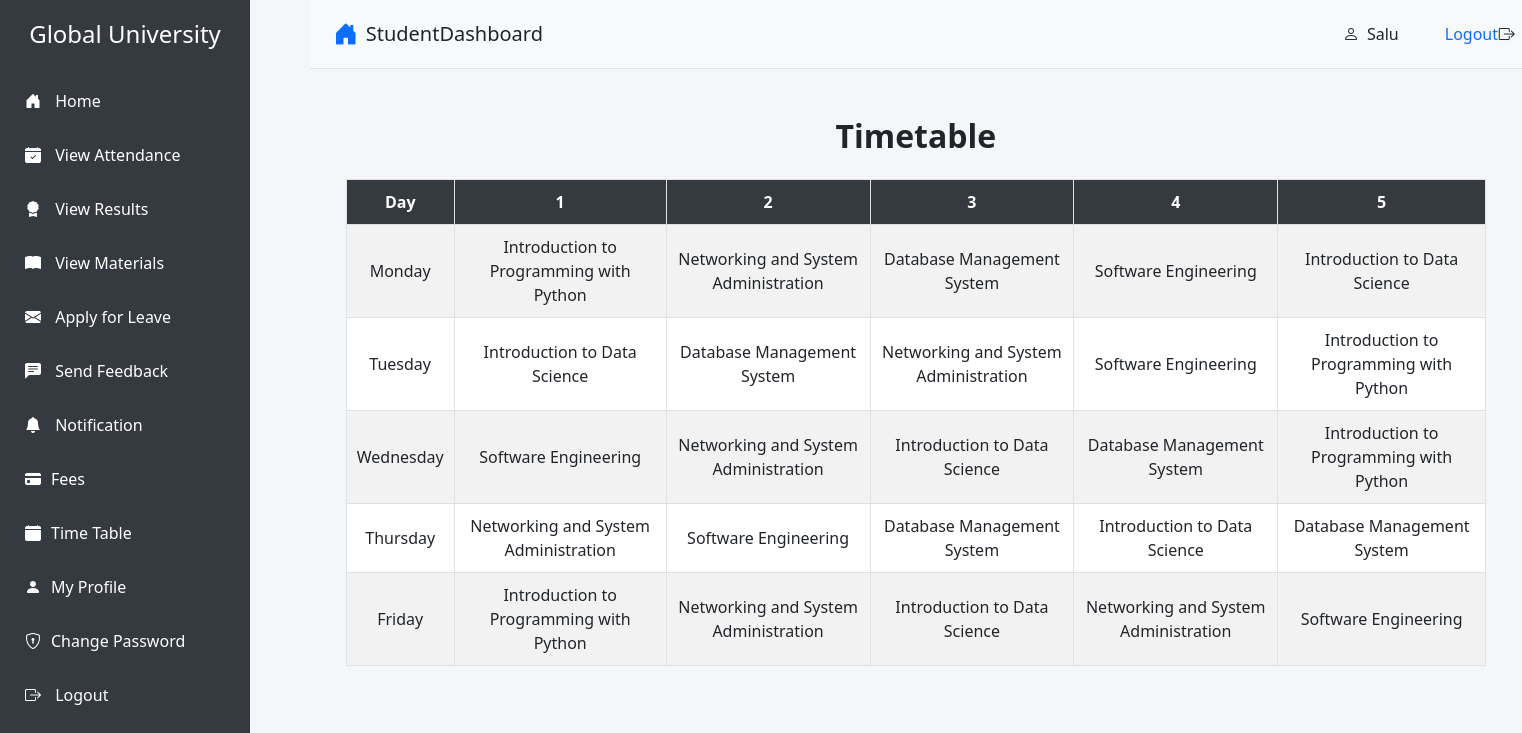
/student/timetable/ (signed in), run on the app's committed database.
### student/models.py (models this page shows, shortened)
class Timetable(models.Model):
    DAYS_OF_WEEK = [
        ('monday', 'Monday'),
        ('tuesday', 'Tuesday'),
        ('wednesday', 'Wednesday'),
        ('thursday', 'Thursday'),
        ('friday', 'Friday'),
    ]
    day = models.CharField(max_length=10, choices=DAYS_OF_WEEK)
    time_slot_1 = models.ForeignKey(Subject, on_delete=models.SET_NULL, null=True, blank=True, related_name='monday_slot_1')
    time_slot_2 = models.ForeignKey(Subject, on_delete=models.SET_NULL, null=True, blank=True, related_name='monday_slot_2')
    time_slot_3 = models.ForeignKey(Subject, on_delete=models.SET_NULL, null=True, blank=True, related_name='monday_slot_3')
    time_slot_4 = models.ForeignKey(Subject, on_delete=models.SET_NULL, null=True, blank=True, related_name='monday_slot_4')
    time_slot_5 = models.ForeignKey(Subject, on_delete=models.SET_NULL, null=True, blank=True, related_name='monday_slot_5')
    session_year = models.ForeignKey(SessionYearModel, on_delete=models.CASCADE)

class Subject(models.Model):
    name = models.CharField(max_length=100, unique=True)
    description = models.TextField()
    course = models.ForeignKey(Course, on_delete=models.CASCADE, default=1) #need to give defauult course
    staff= models.ForeignKey(Staff, on_delete=models.CASCADE)

### student/views.py (the view)
# urls.py: path('timetable/', views.student_timetable, name='student_timetable'),
def student_timetable(request):
    if hasattr(request.user, 'student') and request.user.student.session_year_id:
        session_year_id = request.user.student.session_year_id.id
        timetable = Timetable.objects.filter(session_year_id=session_year_id)
    else:
        raise Http404("Session year not specified")
    context = {'timetable': timetable}
    return render(request, 'student/timetable.html', context)

### templates/student/timetable.html (shortened to what this page needs)
{% extends 'student/base.html' %}
{% block content %}
<div class="container mt-4">
    <h2 class="text-center mb-4">Timetable</h2>
    <table class="table table-bordered table-striped">
        <thead class="thead-dark">
            <tr>
                <th>Day</th>
                <th>1</th>
                <th>2</th>
                <th>3</th>
                <th>4</th>
                <th>5</th>
            </tr>
        </thead>
        <tbody>
            {% for day in timetable %}
            <tr>
                <td>{{ day.get_day_display }}</td>
                <td>
                    {% if day.time_slot_1 %}
                        {{ day.time_slot_1.name }}
                    {% else %}
                        No Subject
                    {% endif %}
                </td>
                <td>
                    {% if day.time_slot_2 %}
                        {{ day.time_slot_2.name }}
                    {% else %}
                        No Subject
                    {% endif %}
                </td>
                <td>
                    {% if day.time_slot_3 %}
                        {{ day.time_slot_3.name }}
                    {% else %}
                        No Subject
                    {% endif %}
                </td>
                <td>
                    {% if day.time_slot_4 %}
                        {{ day.time_slot_4.name }}
                    {% else %}
                        No Subject
                    {% endif %}
                </td>
                <td>
                    {% if day.time_slot_5 %}
                        {{ day.time_slot_5.name }}
                    {% else %}
                        No Subject
                    {% endif %}
                </td>
            </tr>
            {% endfor %}
        </tbody>
    </table>
</div>
{% endblock %}

### templates/student/base.html (shortened to what this page needs)
{% load static %}
<!DOCTYPE html>
<html lang="en">
<head>
    <link rel="stylesheet" href="https://cdn.jsdelivr.net/npm/bootstrap@5.3.0/dist/css/bootstrap.min.css">
    <link href="https://cdnjs.cloudflare.com/ajax/libs/bootstrap-icons/1.10.5/font/bootstrap-icons.min.css" rel="stylesheet">
</head>
<body>
    <div class="d-flex">
        {% include "student/sidebar.html" %}
        <div class="flex-grow-1">
            <header class="d-flex justify-content-between align-items-center px-4 py-3 border-bottom">
                <div class="d-flex align-items-center">
                    <i class="bi bi-house-door-fill me-2 fs-4 text-primary"></i>
                    <h1 class="h5 mb-0">StudentDashboard</h1>
                </div>
                <div class="d-flex align-items-center">
                    <div class="d-flex align-items-center" style="margin-left:-100px;">
                        <i class="bi bi-person me-2"></i> <span class="" style="margin-right:100px;" >{{ request.user.username }}</span>
                        <i class="bi bi-box-arrow-right"></i><a href="{% url 'staff:logout' %} " style="text-decoration: none; margin-left:-70px;"> Logout</a>
                    </div>
                </div>
            </header>
            <main class="p-4">
                {% block content %}
                {% endblock content %}
            </main>
        </div>
    </div>
</body>
</html>

### templates/student/base.html (style rules this page uses)
body { font-family: 'Arial', sans-serif; }
header { background-color: #f8f9fa; gap:900px }
header h1 { font-size: 20px; }

### templates/student/sidebar.html (style rules this page uses)
body { display: flex; min-height: 100vh; background-color: #f4f6f9; }

### templates/student/timetable.html (style rules this page uses)
.table th { background-color: #343a40; color: white; text-align: center; }
.table td { text-align: center; vertical-align: middle; }
.table td, .table th { padding: 10px; }
h2 { font-size: 2rem; font-weight: 600; }
.table-bordered { border-color: #dee2e6; }
.table-striped tbody tr:nth-of-type(odd) { background-color: #f2f2f2; }

### data on the page
Timetable: day "Monday", time_slot_1.name "Introduction to Programming with Python", time_slot_2.name "Networking and System Administration", time_slot_3.name "Database Management System", time_slot_4.name "Software Engineering", time_slot_5.name "Introduction to Data Science"
Timetable: day "Tuesday", time_slot_1.name "Introduction to Data Science", time_slot_2.name "Database Management System", time_slot_3.name "Networking and System Administration", time_slot_4.name "Software Engineering", time_slot_5.name "Introduction to Programming with Python"
Timetable: day "Wednesday", time_slot_1.name "Software Engineering", time_slot_2.name "Networking and System Administration", time_slot_3.name "Introduction to Data Science", time_slot_4.name "Database Management System", time_slot_5.name "Introduction to Programming with Python"
Timetable: day "Thursday", time_slot_1.name "Networking and System Administration", time_slot_2.name "Software Engineering", time_slot_3.name "Database Management System", time_slot_4.name "Introduction to Data Science", time_slot_5.name "Database Management System"
Timetable: day "Friday", time_slot_1.name "Introduction to Programming with Python", time_slot_2.name "Networking and System Administration", time_slot_3.name "Introduction to Data Science", time_slot_4.name "Networking and System Administration", time_slot_5.name "Software Engineering"

### other printed values
{{ request.user.username }} "Salu"
